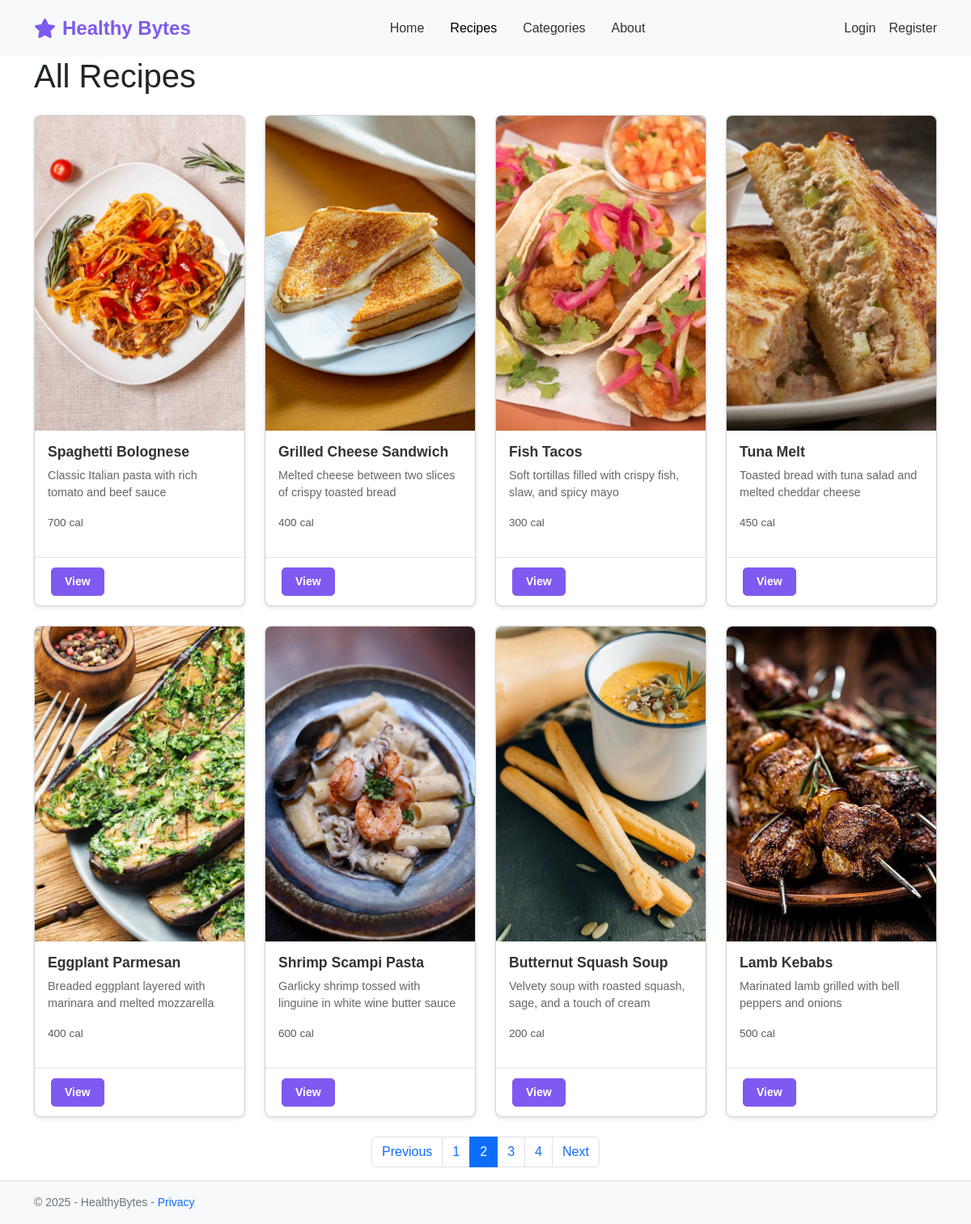
/recipes?page=2, run on the app's committed database.
### app/models.py (models this page shows, shortened)
class Recipe(db.Model):
    id = db.Column(db.Integer, primary_key=True)
    title = db.Column(db.String(100), nullable=False)
    description = db.Column(db.Text, nullable=False)
    calories = db.Column(db.Integer, nullable=True)
    protein = db.Column(db.Float, nullable=True)
    carbs = db.Column(db.Float, nullable=True)
    fats = db.Column(db.Float, nullable=True)
    image_file = db.Column(db.String(20), nullable=True, default='default_recipe.jpg')
    category_id = db.Column(db.Integer, db.ForeignKey('category.id'), nullable=False)
    reviews = db.relationship('Review', backref='recipe', lazy=True)

### app/blueprints/recipes/routes.py (the view)
@recipes.route('/recipes')
def all_recipes():
    page = request.args.get('page', 1, type=int)
    recipes_list = Recipe.query.paginate(page=page, per_page=8)
    return render_template('recipes.html', recipes=recipes_list)

### app/blueprints/recipes/templates/recipes.html
{% extends "base.html" %}
{% block content %}
<h1 class="mb-4">All Recipes</h1>
<div class="row">
    {% for recipe in recipes.items %}
        <div class="col-md-3 mb-4">
            <div class="card h-100">
                <img src="{{ url_for('static', filename='images/recipes/' + recipe.image_file) }}" class="card-img-top" alt="{{ recipe.title }}">
                <div class="card-body">
                    <h5 class="card-title">{{ recipe.title }}</h5>
                    <p class="card-text">{{ recipe.description|truncate(100) }}</p>
                    <p class="text-muted">{{ recipe.calories }} cal</p>
                </div>
                <div class="card-footer bg-transparent">
                    <a href="{{ url_for('recipes.recipe_detail', recipe_id=recipe.id) }}" class="btn btn-primary">View</a>
                </div>
            </div>
        </div>
    {% endfor %}
</div>
<nav aria-label="Page navigation">
    <ul class="pagination justify-content-center">
        {% if recipes.has_prev %}
            <li class="page-item">
                <a class="page-link" href="{{ url_for('recipes.all_recipes', page=recipes.prev_num) }}">Previous</a>
            </li>
        {% else %}
            <li class="page-item disabled">
                <a class="page-link" href="#">Previous</a>
            </li>
        {% endif %}
        {% for page_num in recipes.iter_pages() %}
            {% if page_num %}
                {% if recipes.page == page_num %}
                    <li class="page-item active">
                        <a class="page-link" href="{{ url_for('recipes.all_recipes', page=page_num) }}">{{ page_num }}</a>
                    </li>
                {% else %}
                    <li class="page-item">
                        <a class="page-link" href="{{ url_for('recipes.all_recipes', page=page_num) }}">{{ page_num }}</a>
                    </li>
                {% endif %}
            {% else %}
                <li class="page-item disabled">
                    <a class="page-link" href="#">...</a>
                </li>
            {% endif %}
        {% endfor %}
        {% if recipes.has_next %}
            <li class="page-item">
                <a class="page-link" href="{{ url_for('recipes.all_recipes', page=recipes.next_num) }}">Next</a>
            </li>
        {% else %}
            <li class="page-item disabled">
                <a class="page-link" href="#">Next</a>
            </li>
        {% endif %}
    </ul>
</nav>
{% endblock %}

### app/templates/base.html (shortened to what this page needs)
<!DOCTYPE html>
<html lang="en">
<head>
    <link href="https://cdn.jsdelivr.net/npm/bootstrap@5.3.0/dist/css/bootstrap.min.css" rel="stylesheet">
    <link rel="stylesheet" href="https://cdnjs.cloudflare.com/ajax/libs/font-awesome/6.0.0/css/all.min.css">
    <link rel="stylesheet" href="{{ url_for('static', filename='css/style.css') }}">
</head>
<body>
    <nav class="navbar navbar-expand-lg navbar-light">
        <div class="container">
            <a class="navbar-brand" href="{{ url_for('main.home') }}">
                <i class="fas fa-star"></i> Healthy Bytes
            </a>
            <div class="collapse navbar-collapse" id="navbarNav">
                <ul class="navbar-nav mx-auto">
                    <li class="nav-item">
                        <a class="nav-link {% if request.endpoint == 'main.home' %}active{% endif %}" href="{{ url_for('main.home') }}">Home</a>
                    </li>
                    <li class="nav-item">
                        <a class="nav-link {% if request.endpoint == 'recipes.all_recipes' %}active{% endif %}" href="{{ url_for('recipes.all_recipes') }}">Recipes</a>
                    </li>
                    <li class="nav-item">
                        <a class="nav-link {% if request.endpoint == 'categories.all_categories' %}active{% endif %}" href="{{ url_for('categories.all_categories') }}">Categories</a>
                    </li>
                    <li class="nav-item">
                        <a class="nav-link {% if request.endpoint == 'main.about' %}active{% endif %}" href="{{ url_for('main.about') }}">About</a>
                    </li>
                </ul>
                <div class="d-flex align-items-center">
                    {% if current_user.is_authenticated %}
                    <div class="user-menu" id="userMenu">
                        <div class="dropdown">
                            <button class="btn btn-link text-dark dropdown-toggle d-flex align-items-center"
                                    type="button" id="userDropdown"
                                    data-bs-toggle="dropdown"
                                    aria-expanded="false">
                                <div class="user-icon">
                                    <i class="fas fa-user"></i>
                                </div>
                            </button>
                            <ul class="dropdown-menu dropdown-menu-end" aria-labelledby="userDropdown">
                                <li><a class="dropdown-item" href="{{ url_for('auth.profile') }}"><i class="fas fa-user me-2"></i>Profile</a></li>
                                <li><a class="dropdown-item" href="{{ url_for('recipes.my_favorites') }}"><i class="fas fa-heart me-2"></i>Favorites</a></li>
                                <li><hr class="dropdown-divider"></li>
                                <li><a class="dropdown-item text-danger" href="{{ url_for('auth.logout') }}">
                                    <i class="fas fa-sign-out-alt me-2"></i>Logout</a></li>
                            </ul>
                        </div>
                    </div>
                    {% else %}
                    <div class="login-register" id="loginRegisterLinks">
                        <a href="{{ url_for('auth.login') }}">Login</a>
                        <a href="{{ url_for('auth.register') }}">Register</a>
                    </div>
                    {% endif %}
                </div>
            </div>
        </div>
    </nav>
    <main class="container">
        {% block content %}{% endblock %}
    </main>
    <footer class="footer">
        <div class="container">
            <span>&copy; 2025 - HealthyBytes - </span>
            <a href="#">Privacy</a>
        </div>
    </footer>
</body>
</html>

### app/static/css/style.css (style rules this page uses)
body { font-family: Arial, sans-serif; min-height: 100vh; display: flex; flex-direction: column; }
.navbar { padding: 0.75rem 1rem; background-color: #f8f9fa; }
.navbar-brand { display: flex; align-items: center; font-size: 1.5rem; font-weight: bold; color: #7f5af0; }
.navbar-brand i { margin-right: 0.5rem; color: #7f5af0; }
.nav-link { color: #333; font-weight: 500; margin: 0 0.5rem; }
.login-register { display: flex; align-items: center; }
.login-register a { margin-left: 1rem; text-decoration: none; color: #333; font-weight: 500; }
.footer { padding: 1rem 0; background-color: #f8f9fa; border-top: 1px solid #dee2e6; color: #6c757d; font-size: 0.875rem; margin-top: auto; }
.footer a { color: #0d6efd; text-decoration: none; }
.btn-primary { background-color: #7f5af0; border-color: #7f5af0; padding: 0.75rem 1.5rem; border-radius: 5px; font-weight: 600; transition: all 0.3s ease; }
.card-img-top { width: 100%; height: 100%; object-fit: cover; transition: transform 0.3s ease; }
.card { transition: transform 0.3s ease, box-shadow 0.3s ease; overflow: hidden; border-radius: 8px; box-shadow: 0 2px 5px rgba(0, 0, 0, 0.1); }
.card-title { font-size: 1.1rem; font-weight: 600; margin-bottom: 0.5rem; color: #333; }
.card-text { font-size: 0.9rem; color: #666; }
.text-muted { font-size: 0.85rem; font-weight: 500; }
.card-footer { background-color: transparent; border-top: 1px solid rgba(0, 0, 0, 0.1); padding: 0.75rem 1.25rem; }
.btn-primary { padding: 0.375rem 1rem; font-size: 0.875rem; }

### data on the page
Recipe: image_file (picture), title "Spaghetti Bolognese", description "Classic Italian pasta with rich tomato and beef sauce", calories "700"
Recipe: image_file (picture), title "Grilled Cheese Sandwich", description "Melted cheese between two slices of crispy toasted bread", calories "400"
Recipe: image_file (picture), title "Fish Tacos", description "Soft tortillas filled with crispy fish, slaw, and spicy mayo", calories "300"
Recipe: image_file (picture), title "Tuna Melt", description "Toasted bread with tuna salad and melted cheddar cheese", calories "450"
Recipe: image_file (picture), title "Eggplant Parmesan", description "Breaded eggplant layered with marinara and melted mozzarella", calories "400"
Recipe: image_file (picture), title "Shrimp Scampi Pasta", description "Garlicky shrimp tossed with linguine in white wine butter sauce", calories "600"
Recipe: image_file (picture), title "Butternut Squash Soup", description "Velvety soup with roasted squash, sage, and a touch of cream", calories "200"
Recipe: image_file (picture), title "Lamb Kebabs", description "Marinated lamb grilled with bell peppers and onions", calories "500"

### other printed values
{{ page_num }} "1" "3" "4"
{{ page_num }} "2"
